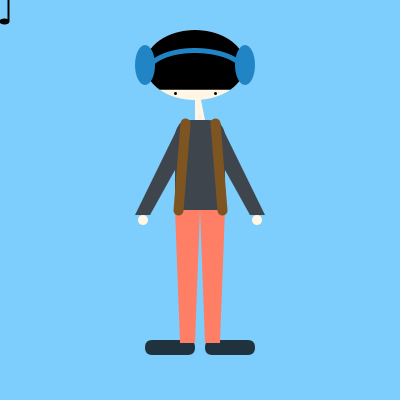
Frame 1 (no input)
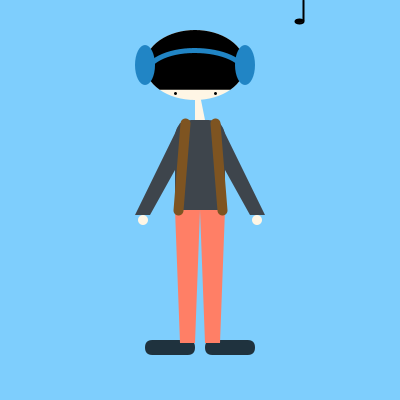
Frame 60 (the mouse pressed at the canvas centre just before this capture)
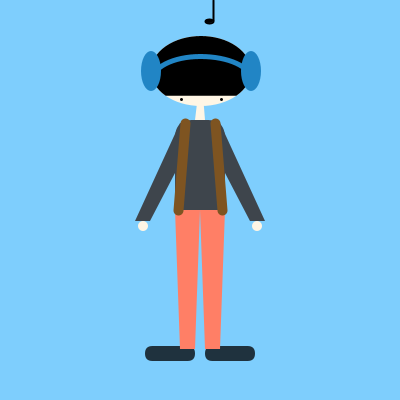
Frame 120 (the mouse held since frame 60 and released just before this capture)

The Processing sketch that drew these frames (run headless with seeded random() and noise(); from frame 60 on, the mouse is pressed at the canvas centre):

// Processing sketch: processing_93733
// ── processing_93733.pde

// i love music and dancing
// so i tried to draw a person listening to music and tapping his foot.
 
// this is what happens when the program starts:
// only happens once.

int dist = 0;
int distbuffer = 5;
int step = 0;
int stepbuffer = 50;

void setup() {
  // creates a canvas of 400 pixels wide and 400 pixels high
  size(400, 400);
  // draws smootly
  // active by default
  smooth();
}
 
// this is what happens continuously
// after setup is done:
void draw() {
  // fills in the background
  background(126, 206, 253);
   
  //"skin"
  // draws lines without strokes
  noStroke();
  // fills in the face
  fill(255, 246, 229);
  // draws a triangle for the neck
  triangle(195+mouseX/30, 70, 195, 120, 205, 120);
  // draws an ellipse for the face
  // default mode is center
  ellipse(195+mouseX/30, 65+mouseY/30, 100, 70);
  // draws two ellipses for hands
  ellipse(143, 220+mouseY/30, 10, 10);
  ellipse(257, 220+mouseX/30, 10, 10);
  // fills in the hair
  fill(0);
  // draws an arc for hair
  arc(195+mouseX/30, 65+mouseY/30, 100, 70, PI-QUARTER_PI, TWO_PI+QUARTER_PI, OPEN);
  // fills with dark blue color
  fill(31, 50, 62);
  // draws rectangles in CORNERS mode
  rectMode(CORNERS);
  // draws two rectangles for feet
  rect(145, 340+mouseX/30, 195, 355+mouseX/30, 18, 18, 18, 18);
  rect(205, 340+mouseY/30, 255, 355+mouseY/30, 18, 18, 18, 18);
   
  //"headsets"
  // fills in the headsets
  fill(33, 133, 197);
  // draws two ellipses for headsets
  ellipse(145+mouseX/30, 65+mouseY/30, 20, 40);
  ellipse(245+mouseX/30, 65+mouseY/30, 20, 40);
   
  //"cable of headsets"
  // draws blue lines
  stroke(33, 133, 197);
  // draws thicker lines
  strokeWeight(5);
  // does not fill in the cable
  noFill();
  // draws an arc around the head
  arc(195+mouseX/30, 75+mouseY/30, 100, 50, PI+PI+PI, PI+PI+PI+PI, OPEN);
   
  // ***QUESTION i set the arc mode as OPEN,
  // and it appears on Processing application as an OPEN arc
  // but it appears on the web as a PIE arc
  // what should i do? TT
   
  //"eyes"
  // draws black lines
  stroke(0);
  // draws thinner lines
  strokeWeight(3);
  // draws two points for eyes
  point(175+mouseX/30, 93+mouseY/30);
  point(215+mouseX/30, 93+mouseY/30);
   
  //"body"
  // draws without lines
  noStroke();
  // fills with gray color
  fill(62, 69, 76);
  // draws rectangles in CORNER mode, the default mode
  rectMode(CORNER);
  // draws a rectangle for the upper body
  // the first two of the radius values are for rounded corners
  rect(175, 120, 50, 90, 18, 18, 0, 0);
  // draws two quadrilaterals for arms
  quad(180, 123, 200, 125, 150, 215+mouseY/30, 135, 215+mouseY/30);
  quad(220, 123, 200, 125, 250, 215+mouseX/30, 265, 215+mouseX/30);
  // fills with rosy color
  fill(255, 127, 102);
  // draws two quadrilaterals for legs
  quad(175, 210, 200, 210, 195, 343+mouseX/30, 180, 343+mouseX/30);
  quad(225, 210, 200, 210, 205, 343+mouseY/30, 220, 343+mouseY/30);
   
  //"backpack"
  // draws lines with brown color
  stroke(126, 84, 33);
  // draws thick lines
  strokeWeight(10);
  // draws two lines for backpack
  line(185, 123, 178, 210);
  line(215, 123, 222, 210);
  
  //"musical note"
  // draws with black lines
  stroke(0);
  // draws thin lines
  strokeWeight(2);
  // fills with black color
  fill(0);
  // draws a line
  line(dist+8, step, dist+8, step+20);
  // draws an ellipse
  ellipse(dist+4, 21+step, 8, 4);
  // increments dist
  dist = dist + distbuffer;
  
  if (dist==width) {
    distbuffer = -5;
  }
  else if (dist==0) {
    distbuffer = 5;
  }
  
  if (step==height-50) {
    stepbuffer = -50;
  }
  else if (step==0) {
    stepbuffer = 50;
  }
}

// when mouse is clicked, place musical notes at the initial positions
void mouseClicked() {
  step = step + stepbuffer;
}
